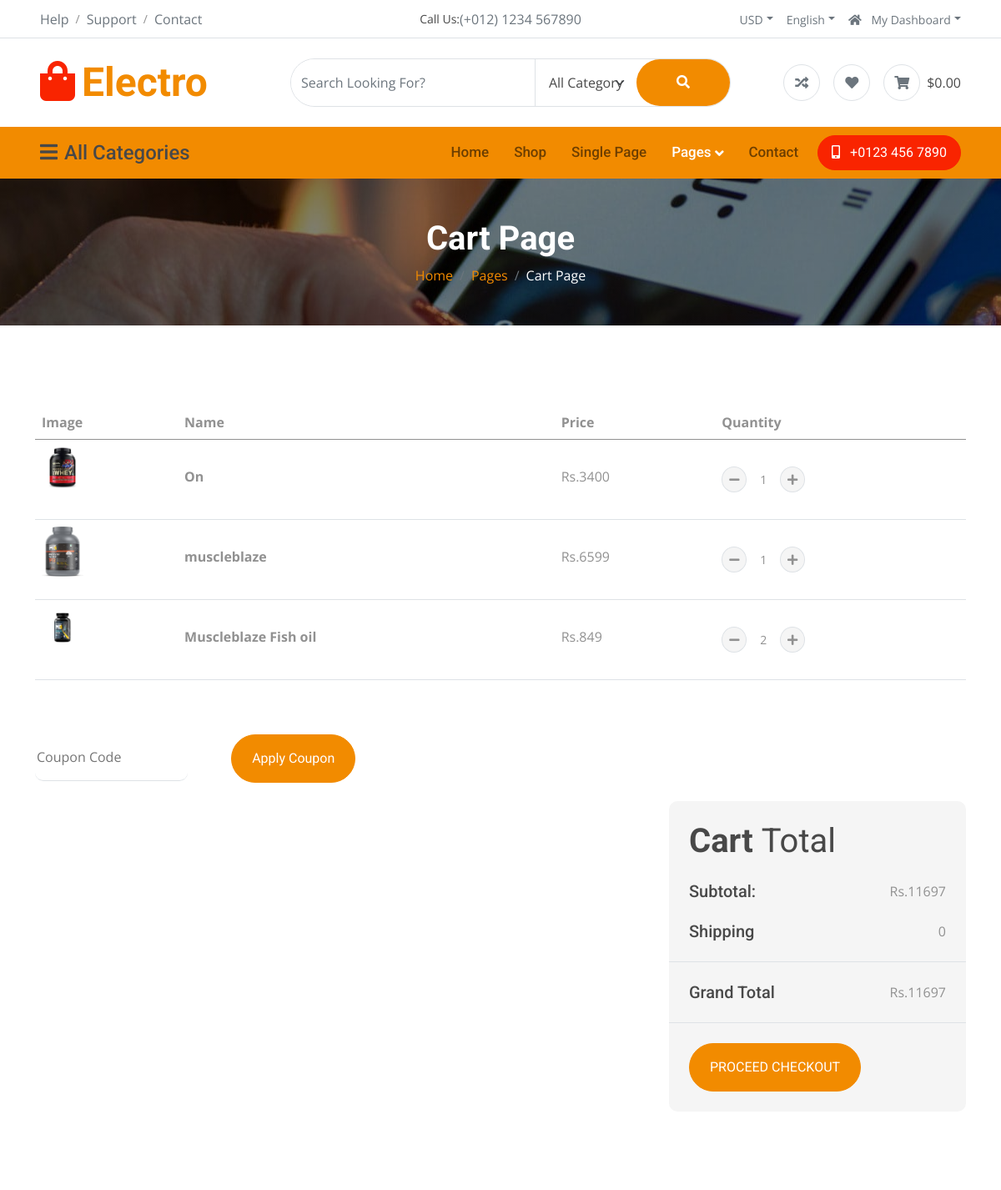
The page /FitFuel/shoping_cart/ (signed in, upper part) on the database as committed earlier.
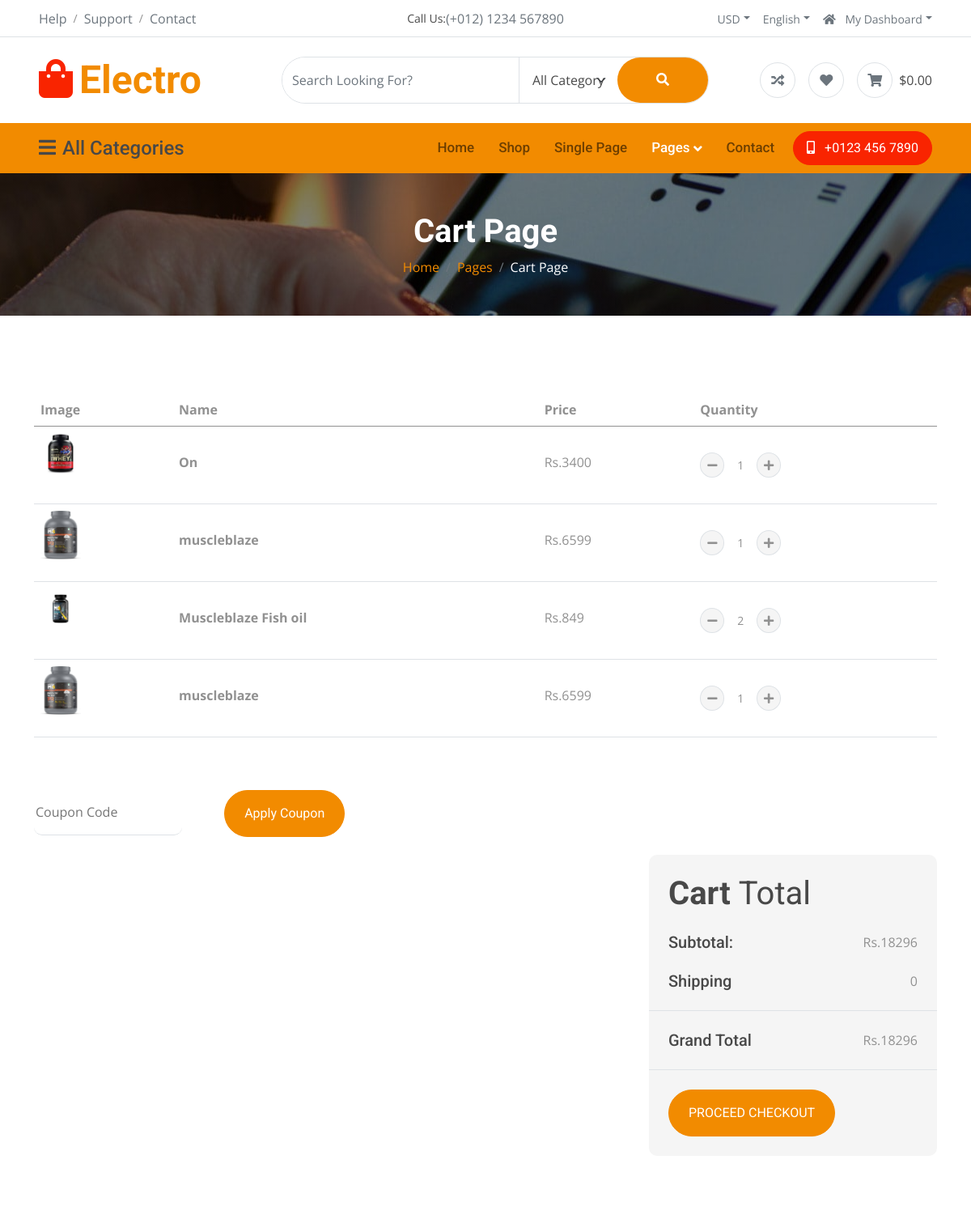
The same page on the database as committed later.
### WepApp/models.py (models this page shows)
class  CartDb(models.Model):
    Username = models.CharField(max_length=100, default="")
    ProductName=models.CharField(max_length=100,blank=True,null=True)
    Quantity=models.IntegerField(blank=True,null=True)
    Price=models.IntegerField(blank=True,null=True)
    Total_Price=models.IntegerField(blank=True,null=True)
    Product_Image=models.ImageField(upload_to='Cart_img',blank=True,null=True)

### WepApp/views.py (the view)
# urls.py: path('shoping_cart/',views.shoping_cart,name='shoping_cart'),
def shoping_cart(request):
    cart=CartDb.objects.filter(Username=request.session.get('Username'))
    sub_total=0
    delivery=0
    grand_total=0
    user_data=CartDb.objects.filter(Username=request.session.get('Username'))
    for i in user_data:
        sub_total+=i.Total_Price
        if sub_total>1000:
            delivery=0
        elif sub_total>500:
            delivery=50
        else:
            delivery=100
        grand_total=sub_total+delivery
    return render(request,'Shoping_cart.html',{'cart':cart,
                                            'sub_total':sub_total,
                                            'delivery':delivery,
                                            'grand_total':grand_total})

### WepApp/templates/Shoping_cart.html (shortened to what this page needs)
<!DOCTYPE html>
{% load static %}
<html lang="en">
<head>
    <link rel="stylesheet" href="https://use.fontawesome.com/releases/v5.15.4/css/all.css" />
    <link href="https://cdn.jsdelivr.net/npm/bootstrap-icons@1.4.1/font/bootstrap-icons.css" rel="stylesheet">
    <link href="{% static 'web/lib/animate/animate.min.css' %}" rel="stylesheet">
    <link href="{% static 'web/lib/owlcarousel/assets/owl.carousel.min.css' %}" rel="stylesheet">
    <link href="{% static 'web/css/bootstrap.min.css' %}" rel="stylesheet">
    <link href="{% static 'web/css/style.css' %}" rel="stylesheet">
</head>
<body>
    <div class="container-fluid px-5 d-none border-bottom d-lg-block">
        <div class="row gx-0 align-items-center">
            <div class="col-lg-4 text-center text-lg-start mb-lg-0">
                <div class="d-inline-flex align-items-center" style="height: 45px;">
                    <a href="#" class="text-muted me-2"> Help</a><small> / </small>
                    <a href="#" class="text-muted mx-2"> Support</a><small> / </small>
                    <a href="#" class="text-muted ms-2"> Contact</a>
                </div>
            </div>
            <div class="col-lg-4 text-center d-flex align-items-center justify-content-center">
                <small class="text-dark">Call Us:</small>
                <a href="#" class="text-muted">(+012) 1234 567890</a>
            </div>
            <div class="col-lg-4 text-center text-lg-end">
                <div class="d-inline-flex align-items-center" style="height: 45px;">
                    <div class="dropdown">
                        <a href="#" class="dropdown-toggle text-muted me-2" data-bs-toggle="dropdown"><small>
                                USD</small></a>
                    </div>
                    <div class="dropdown">
                        <a href="#" class="dropdown-toggle text-muted mx-2" data-bs-toggle="dropdown"><small>
                                English</small></a>
                    </div>
                    <div class="dropdown">
                        <a href="#" class="dropdown-toggle text-muted ms-2" data-bs-toggle="dropdown"><small><i
                                    class="fa fa-home me-2"></i> My Dashboard</small></a>
                    </div>
                </div>
            </div>
        </div>
    </div>
    <div class="container-fluid px-5 py-4 d-none d-lg-block">
        <div class="row gx-0 align-items-center text-center">
            <div class="col-md-4 col-lg-3 text-center text-lg-start">
                <div class="d-inline-flex align-items-center">
                    <a href="" class="navbar-brand p-0">
                        <h1 class="display-5 text-primary m-0"><i
                                class="fas fa-shopping-bag text-secondary me-2"></i>Electro</h1>
                    </a>
                </div>
            </div>
            <div class="col-md-4 col-lg-6 text-center">
                <div class="position-relative ps-4">
                    <div class="d-flex border rounded-pill">
                        <input class="form-control border-0 rounded-pill w-100 py-3" type="text"
                            data-bs-target="#dropdownToggle123" placeholder="Search Looking For?">
                        <select class="form-select text-dark border-0 border-start rounded-0 p-3" style="width: 200px;">
                            <option value="All Category">All Category</option>
                        </select>
                        <button type="button" class="btn btn-primary rounded-pill py-3 px-5" style="border: 0;"><i
                                class="fas fa-search"></i></button>
                    </div>
                </div>
            </div>
            <div class="col-md-4 col-lg-3 text-center text-lg-end">
                <div class="d-inline-flex align-items-center">
                    <a href="#" class="text-muted d-flex align-items-center justify-content-center me-3"><span
                            class="rounded-circle btn-md-square border"><i class="fas fa-random"></i></i></a>
                    <a href="#" class="text-muted d-flex align-items-center justify-content-center me-3"><span
                            class="rounded-circle btn-md-square border"><i class="fas fa-heart"></i></a>
                    <a href="#" class="text-muted d-flex align-items-center justify-content-center"><span
                            class="rounded-circle btn-md-square border"><i class="fas fa-shopping-cart"></i></span>
                        <span class="text-dark ms-2">$0.00</span></a>
                </div>
            </div>
        </div>
    </div>
    <div class="container-fluid nav-bar p-0">
        <div class="row gx-0 bg-primary px-5 align-items-center">
            <div class="col-lg-3 d-none d-lg-block">
                <nav class="navbar navbar-light position-relative" style="width: 250px;">
                    <button class="navbar-toggler border-0 fs-4 w-100 px-0 text-start" type="button"
                        data-bs-toggle="collapse" data-bs-target="#allCat">
                        <h4 class="m-0"><i class="fa fa-bars me-2"></i>All Categories</h4>
                    </button>
                </nav>
            </div>
            <div class="col-12 col-lg-9">
                <nav class="navbar navbar-expand-lg navbar-light bg-primary ">
                    <div class="collapse navbar-collapse" id="navbarCollapse">
                        <div class="navbar-nav ms-auto py-0">
                            <a href="index.html" class="nav-item nav-link">Home</a>
                            <a href="shop.html" class="nav-item nav-link">Shop</a>
                            <a href="single.html" class="nav-item nav-link">Single Page</a>
                            <div class="nav-item dropdown">
                                <a href="#" class="nav-link active" data-bs-toggle="dropdown"><span
                                        class="dropdown-toggle">Pages</span></a>
                            </div>
                            <a href="contact.html" class="nav-item nav-link me-2">Contact</a>
                        </div>
                        <a href="" class="btn btn-secondary rounded-pill py-2 px-4 px-lg-3 mb-3 mb-md-3 mb-lg-0"><i
                                class="fa fa-mobile-alt me-2"></i> +0123 456 7890</a>
                    </div>
                </nav>
            </div>
        </div>
    </div>
    <div class="container-fluid page-header py-5">
        <h1 class="text-center text-white display-6 wow fadeInUp" data-wow-delay="0.1s">Cart Page</h1>
        <ol class="breadcrumb justify-content-center mb-0 wow fadeInUp" data-wow-delay="0.3s">
            <li class="breadcrumb-item"><a href="#">Home</a></li>
            <li class="breadcrumb-item"><a href="#">Pages</a></li>
            <li class="breadcrumb-item active text-white">Cart Page</li>
        </ol>
    </div>
    <div class="container-fluid py-5">
        <div class="container py-5">
            <div class="table-responsive">
                <table class="table">
                    <thead>
                        <tr>
                            <th scope="col">Image</th>
                            <th scope="col">Name</th>
                            <th scope="col">Price</th>
                            <th scope="col">Quantity</th>
                        </tr>
                    </thead>
                    <tbody>
                        {% for i in cart%}
                        <tr>
                            <th scope="row">
                                <img src="{{ i.Product_Image.url }}" alt="Image" style="width: 50px;">
                            </th>
                            <th scope="row">
                                <p class="mb-0 py-4">{{ i.ProductName}}</p>
                            </th>
                            <td>
                                <p class="mb-0 py-4">Rs.{{i.Price}}</p>
                            </td>
                            <td>
                                <div class="input-group quantity py-4" style="width: 100px;">
                                    <div class="input-group-btn">
                                        <button class="btn btn-sm btn-minus rounded-circle bg-light border">
                                            <i class="fa fa-minus"></i>
                                        </button>
                                    </div>
                                    <input type="text" class="form-control form-control-sm text-center border-0"
                                        value="{{ i.Quantity}}">
                                    <div class="input-group-btn">
                                        <button class="btn btn-sm btn-plus rounded-circle bg-light border">
                                            <i class="fa fa-plus"></i>
                                        </button>
                                    </div>
                                </div>
                            </td>
                        </tr>
                    {% endfor %}
                    </tbody>
                </table>
            </div>
            <div class="mt-5">
                <input type="text" class="border-0 border-bottom rounded me-5 py-3 mb-4" placeholder="Coupon Code">
                <button class="btn btn-primary rounded-pill px-4 py-3" type="button">Apply Coupon</button>
            </div>
            <div class="row g-4 justify-content-end">
                <div class="col-8"></div>
                <div class="col-sm-8 col-md-7 col-lg-6 col-xl-4">
                    <div class="bg-light rounded">
                        <div class="p-4">
                            <h1 class="display-6 mb-4">Cart <span class="fw-normal">Total</span></h1>
                            <div class="d-flex justify-content-between mb-4">
                                <h5 class="mb-0 me-4">Subtotal:</h5>
                                <p class="mb-0">Rs.{{sub_total}}</p>
                            </div>
                            <div class="d-flex justify-content-between">
                                <h5 class="mb-0 me-4">Shipping</h5>
                                <div>
                                    <p class="mb-0">{{delivery}}</p>
                                </div>
                            </div>
                        </div>
                        <div class="py-4 mb-4 border-top border-bottom d-flex justify-content-between">
                            <h5 class="mb-0 ps-4 me-4">Grand Total</h5>
                            <p class="mb-0 pe-4">Rs.{{grand_total}}</p>
                        </div>
                        <button class="btn btn-primary rounded-pill px-4 py-3 text-uppercase mb-4 ms-4"
                            type="button">Proceed Checkout</button>
                    </div>
                </div>
            </div>
        </div>
    </div>
</body>
</html>

### WepApp/static/web/css/style.css (style rules this page uses)
.btn { font-weight: 600; transition: .5s; }
.btn-md-square { width: 44px; height: 44px; }
.btn-square, .btn-sm-square, .btn-md-square, .btn-lg-square { padding: 0; display: flex; align-items: center; justify-content: center; font-weight: normal; border-radius: 50%; }
.btn.btn-primary { background: var(--bs-primary) !important; color: var(--bs-white) !important; font-family: 'Roboto', sans-serif; font-weight: 400; transition: 0.5s; }
.btn.btn-secondary { background: var(--bs-secondary) !important; color: var(--bs-white); font-family: 'Roboto', sans-serif; font-weight: 400; border: 1px solid var(--bs-secondary); transition: 0.5s; }
.nav-bar .navbar.navbar-light { padding: 0 !important; }
.nav-bar .navbar .navbar-nav .nav-link { padding: 18px 15px; font-weight: 500; font-family: 'Roboto', sans-serif; font-size: 17px; transition: .5s; }
.navbar .navbar-nav .nav-link:hover, .navbar .navbar-nav .nav-link.active, .fixed-top.bg-white .navbar .navbar-nav .nav-link:hover, .fixed-top.bg-white .navbar .navbar-nav .nav-link.active { color: var(--bs-white); }
.navbar .dropdown-toggle::after { border: none; content: "\f107"; font-family: "Font Awesome 5 Free"; font-weight: 600; vertical-align: middle; }
.navbar .navbar-toggler { padding: 5px 15px; }
.nav-bar .navbar-toggler { border-radius: 5px !important; box-shadow: none !important; }
.page-header { position: relative; padding: 100px 0; background: linear-gradient(rgba(0, 0, 0, 0.5), rgba(0, 0, 0, 0.5)), url(../img/carousel-1.jpg); background-position: center top; background-repeat: no-repeat; background-attachment: fixed; }

Rows that differ between the two databases and show on the page:
added CartDb: Product_Image (picture), ProductName "muscleblaze", Price "6599", Quantity "1"
Other text that changed with them:
{{ sub_total }}: "11697" → "18296"
{{ grand_total }}: "11697" → "18296"
